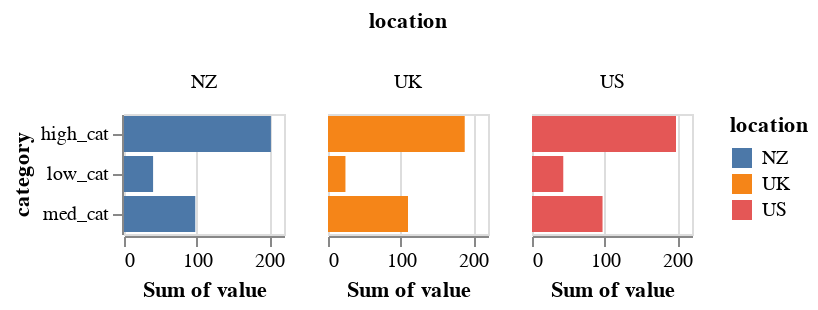

The notebook cell this image was saved under:
### Code cell
alt.Chart(df).mark_bar().encode(
    x = 'sum(value):Q',
    y = alt.Y('category:N'),
    color = 'location:N'
).properties(
    width = 80
).facet(
    column = 'location:N'
)

### Figure 1 — Vega specification as saved in the notebook (floating-point values rounded to 4 significant figures)
{"$schema": "https://vega.github.io/schema/vega/v5.json", "data": [{"name": "source_0", "values": [{"category": "high_cat", "location": "NZ", "sum_value": 202.0, "sum_value_start": 0.0, "sum_value_end": 202.0}, {"category": "high_cat", "location": "US", "sum_value": 198.0, "sum_value_start": 0.0, "sum_value_end": 198.0}, {"category": "high_cat", "location": "UK", "sum_value": 188.0, "sum_value_start": 0.0, "sum_value_end": 188.0}, {"category": "med_cat", "location": "UK", "sum_value": 110.0, "sum_value_start": 0.0, "sum_value_end": 110.0}, {"category": "med_cat", "location": "NZ", "sum_value": 98.0, "sum_value_start": 0.0, "sum_value_end": 98.0}, {"category": "med_cat", "location": "US", "sum_value": 97.0, "sum_value_start": 0.0, "sum_value_end": 97.0}, {"category": "low_cat", "location": "UK", "sum_value": 24.0, "sum_value_start": 0.0, "sum_value_end": 24.0}, {"category": "low_cat", "location": "US", "sum_value": 43.0, "sum_value_start": 0.0, "sum_value_end": 43.0}, {"category": "low_cat", "location": "NZ", "sum_value": 40.0, "sum_value_start": 0.0, "sum_value_end": 40.0}]}, {"name": "column_domain", "values": [{"location": "NZ", "count": 3}, {"location": "US", "count": 3}, {"location": "UK", "count": 3}]}, {"name": "source_0_y_domain_category", "values": [{"category": "high_cat"}, {"category": "med_cat"}, {"category": "low_cat"}]}, {"name": "source_0_color_domain_location", "values": [{"location": "NZ"}, {"location": "US"}, {"location": "UK"}]}], "signals": [{"name": "child_width", "value": 80}, {"name": "y_step", "value": 20}, {"name": "child_height", "update": "bandspace(domain('y').length, 0.1, 0.05) * y_step"}], "marks": [{"type": "group", "name": "column-title", "title": {"text": "location", "style": "guide-title", "offset": 10}, "role": "column-title"}, {"type": "group", "name": "row_header", "encode": {"update": {"height": {"signal": "child_height"}}}, "axes": [{"scale": "y", "orient": "left", "title": "category", "grid": false, "zindex": 0}], "role": "row-header"}, {"type": "group", "name": "column_header", "from": {"data": "column_domain"}, "sort": {"field": "datum[\"location\"]", "order": "ascending"}, "encode": {"update": {"width": {"signal": "child_width"}}}, "title": {"text": {"signal": "isValid(parent[\"location\"]) ? parent[\"location\"] : \"\"+parent[\"location\"]"}, "offset": 10, "frame": "group", "style": "guide-label"}, "role": "column-header"}, {"type": "group", "name": "column_footer", "from": {"data": "column_domain"}, "sort": {"field": "datum[\"location\"]", "order": "ascending"}, "encode": {"update": {"width": {"signal": "child_width"}}}, "axes": [{"scale": "x", "labelFlush": true, "labelOverlap": true, "zindex": 0, "tickCount": {"signal": "ceil(child_width/40)"}, "orient": "bottom", "grid": false, "title": "Sum of value"}], "role": "column-footer"}, {"type": "group", "name": "cell", "from": {"facet": {"data": "source_0", "name": "facet", "groupby": ["location"]}}, "sort": {"field": ["datum[\"location\"]"], "order": ["ascending"]}, "encode": {"update": {"width": {"signal": "child_width"}, "height": {"signal": "child_height"}}}, "marks": [{"type": "rect", "name": "child_marks", "from": {"data": "facet"}, "encode": {"update": {"y": {"field": "category", "scale": "y"}, "ariaRoleDescription": {"value": "bar"}, "fill": {"field": "location", "scale": "color"}, "description": {"signal": "\"Sum of value: \" + (format(datum[\"sum_value\"], \"\")) + \"; category: \" + (isValid(datum[\"category\"]) ? datum[\"category\"] : \"\"+datum[\"category\"]) + \"; location: \" + (isValid(datum[\"location\"]) ? datum[\"location\"] : \"\"+datum[\"location\"])"}, "x": {"field": "sum_value_end", "scale": "x"}, "x2": {"field": "sum_value_start", "scale": "x"}, "height": {"signal": "max(0.25, bandwidth('y'))"}}}, "style": ["bar"]}], "axes": [{"scale": "x", "grid": true, "tickCount": {"signal": "ceil(child_width/40)"}, "ticks": false, "gridScale": "y", "labels": false, "orient": "bottom", "maxExtent": 0, "minExtent": 0, "aria": false, "zindex": 0, "domain": false}], "style": "cell"}], "scales": [{"name": "x", "type": "linear", "domain": {"fields": ["sum_value_start", "sum_value_end"], "data": "source_0"}, "range": [0, {"signal": "child_width"}], "nice": true, "zero": true}, {"name": "y", "type": "band", "domain": {"data": "source_0_y_domain_category", "field": "category", "sort": true}, "range": {"step": {"signal": "y_step"}}, "paddingInner": 0.1, "paddingOuter": 0.05}, {"name": "color", "type": "ordinal", "domain": {"data": "source_0_color_domain_location", "field": "location", "sort": true}, "range": "category"}], "background": "white", "padding": 5, "layout": {"padding": 20, "offset": {"columnTitle": 10}, "columns": {"signal": "length(data('column_domain'))"}, "bounds": "full", "align": "all"}, "legends": [{"fill": "color", "symbolType": "square", "title": "location"}]}
